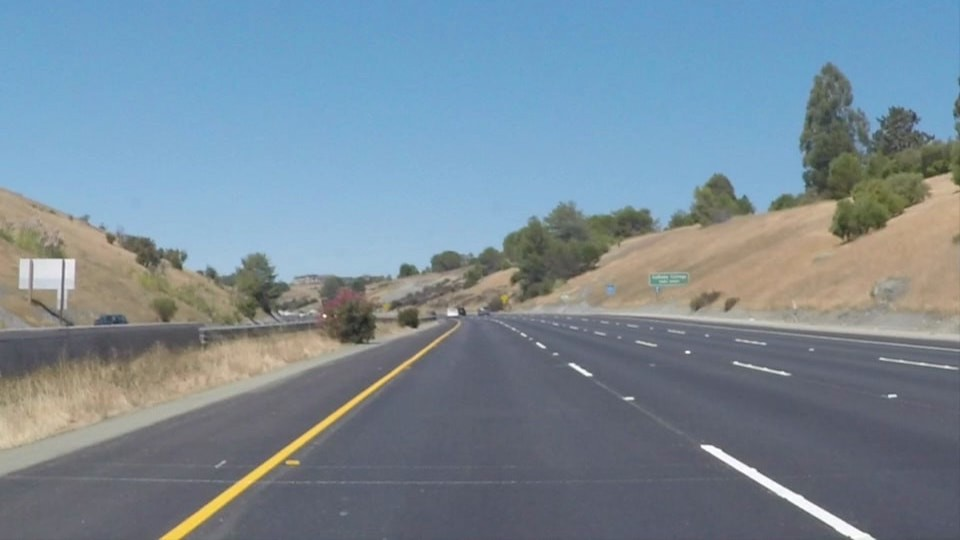
#> input picture lane3.jpg, 960 x 540 px
$ python hougelines.py
#> lines starting #> are read from the running program, lines starting #| are printed output that depends on the picture; after the words box and inside, x2 and y2 are one past the last pixel; in counts of white or black regions, pixels touching at a corner belong together
import matplotlib.pyplot as plt
import matplotlib.image as mpimg
import numpy as np
import cv2
import math
def region_of_interest(img, vertices):
    mask = np.zeros_like(img)
    match_mask_color = 255 # <-- This line altered for grayscale.

    cv2.fillPoly(mask, vertices, match_mask_color)
    masked_image = cv2.bitwise_and(img, mask)
    return masked_image

region_of_interest_vertices = [
    (0, 540),
    (960/2, 540/2),
    (960, 540)
]
image = mpimg.imread('lane3.jpg')
#> image is the input picture: shape (540, 960, 3); mean R, G, B 120.8, 138.6, 151.6
gray_image = cv2.cvtColor(image, cv2.COLOR_RGB2GRAY)
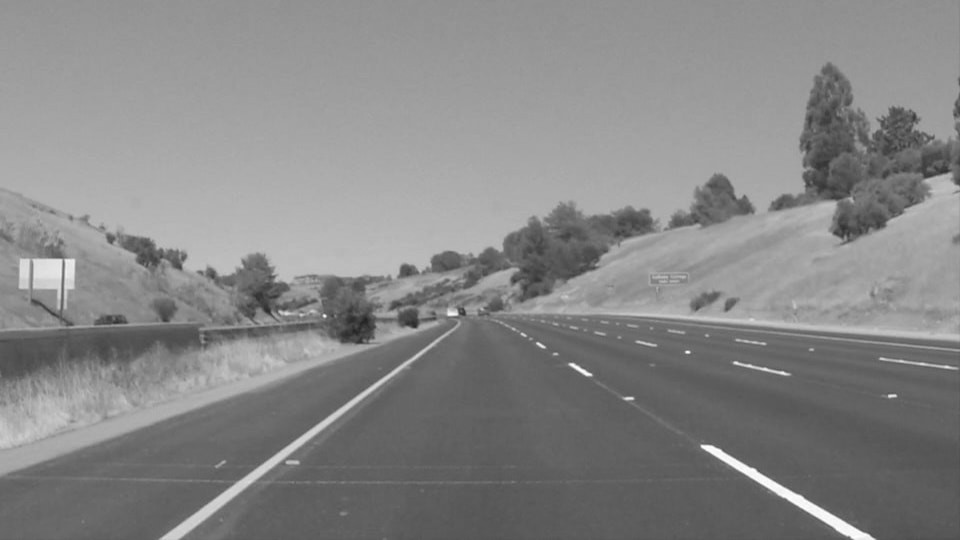
#> gray_image: shape (540, 960); min 33, max 255, mean 134.7
cannyed_image = cv2.Canny(gray_image, 200, 300)
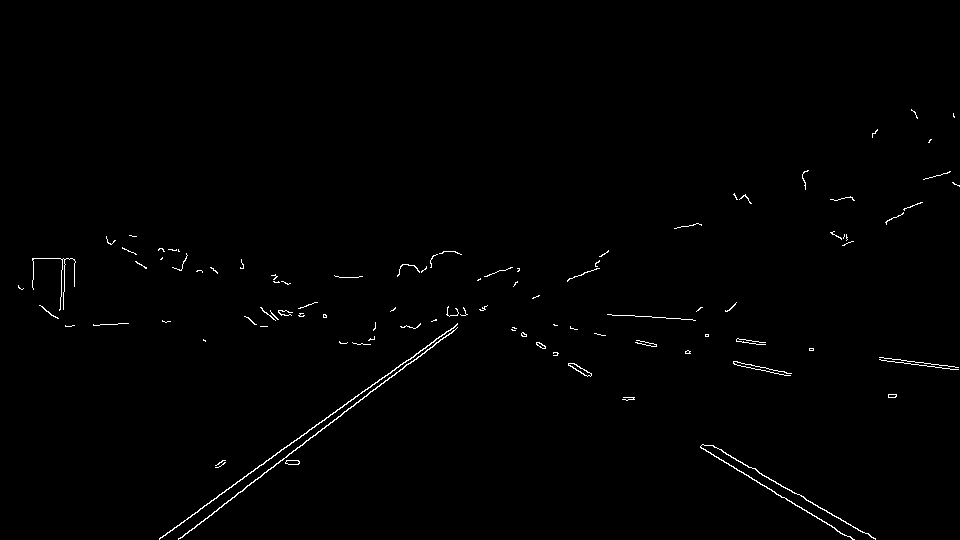
#> cannyed_image: shape (540, 960); 0.72% white in thin lines or dots, all inside (x1, y1, x2, y2) = (18, 109, 960, 540)
cropped_image = region_of_interest(
    cannyed_image,
    np.array(
        [region_of_interest_vertices],
        np.int32
    ),
)
#> in region_of_interest, `cv2.fillPoly(mask, vertices, match_mask_color)`:
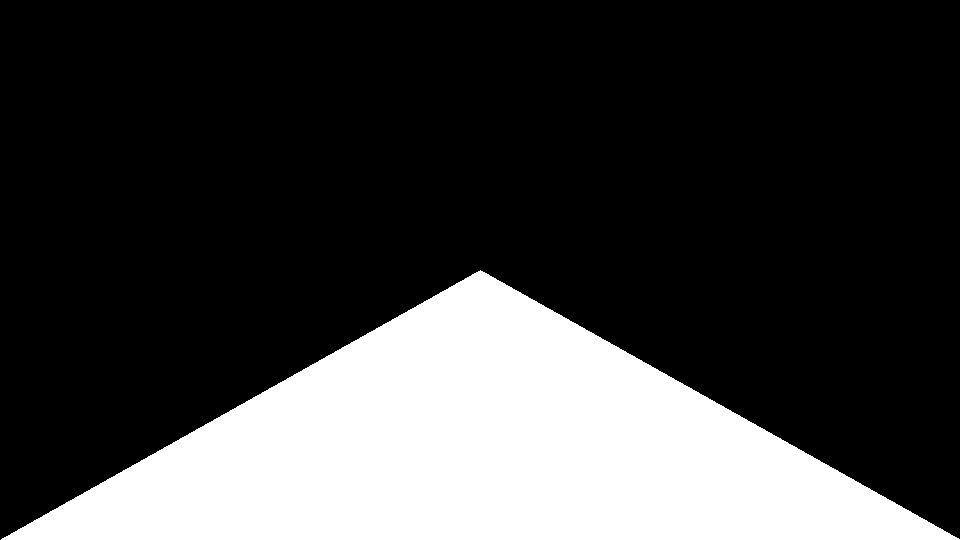
#> mask: shape (540, 960); 25% white; 1 white region, box (x1, y1, x2, y2) and area: (1, 270, 960, 540) 129810
#> in region_of_interest, `masked_image = cv2.bitwise_and(img, mask)`:
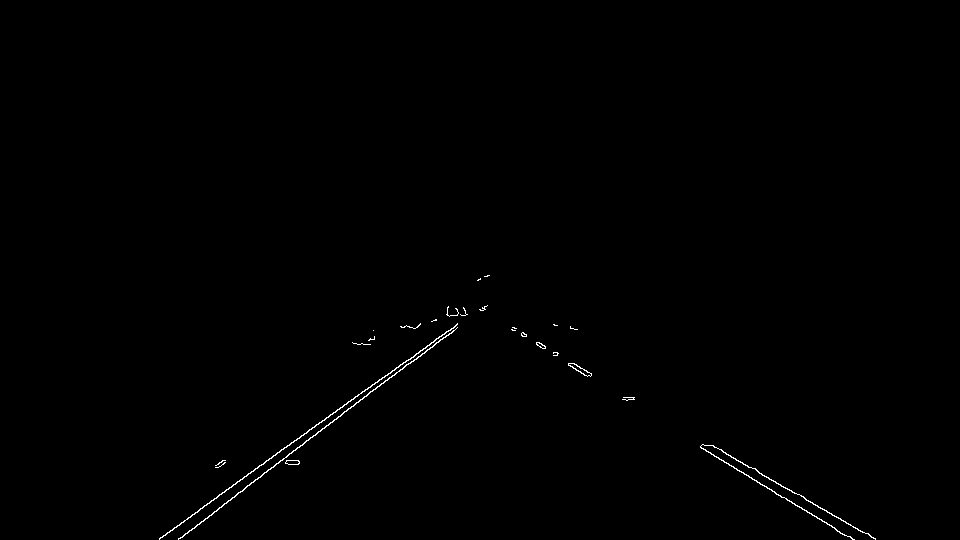
#> masked_image: shape (540, 960); 0.37% white in thin lines or dots, all inside (x1, y1, x2, y2) = (159, 275, 876, 540)
lines = cv2.HoughLinesP(
    cropped_image,
    rho=6,
    theta=np.pi / 60,
    threshold=160,
    lines=np.array([]),
    minLineLength=40,
    maxLineGap=25
)
#> lines = 13 rows, first 6: [159, 539, 400, 364], [710, 445, 862, 532], [230, 500, 289, 453], [338, 416, 451, 333], [523, 332, 589, 375], [328, 425, 377, 386]
print(lines)
#| [[[159 539 400 364]]
#|  [[710 445 862 532]]
#|  [[230 500 289 453]]
#|  [[338 416 451 333]]
#|  [[523 332 589 375]]
#|  [[328 425 377 386]]
#|  [[515 330 587 376]]
#|  [[257 479 306 440]]
#|  [[194 528 264 472]]
#|  [[513 327 580 371]]
#|  [[718 457 776 494]]
#|  [[712 445 875 539]]
#> (further printed lines are left out)

$ run again, with lane1.png saved as lane3.jpg
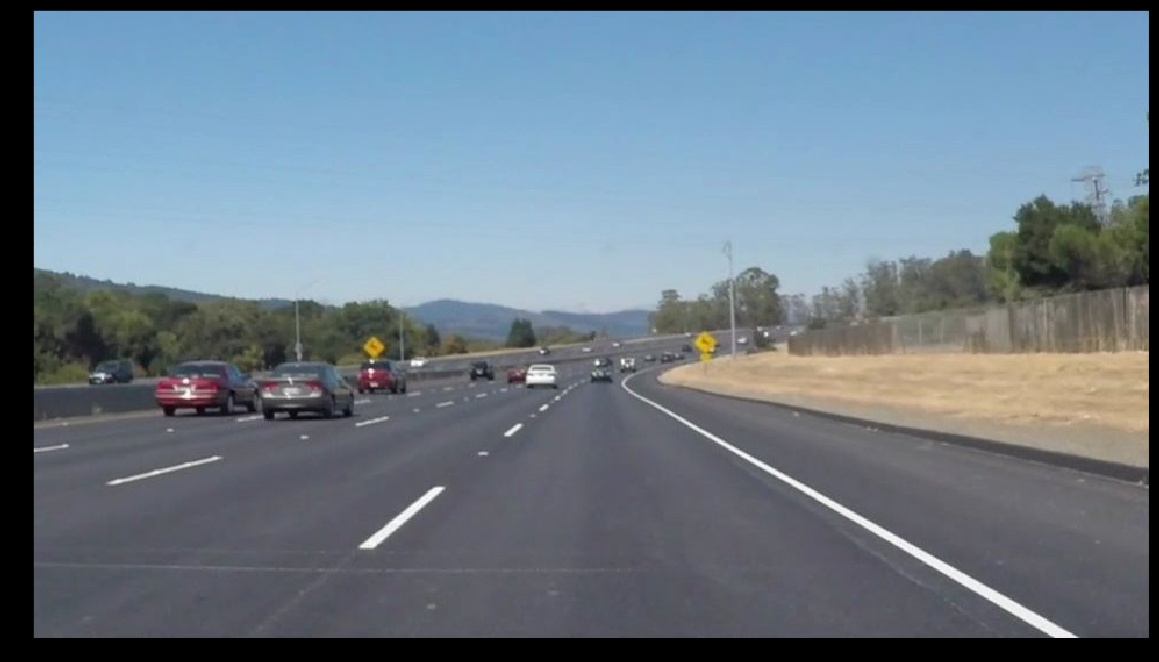
#> input picture lane1.png, 1159 x 662 px
#> image is the input picture: shape (662, 1159, 3); mean R, G, B 108.1, 122.6, 135
#> `cannyed_image = cv2.Canny(gray_image, 200, 300)`:
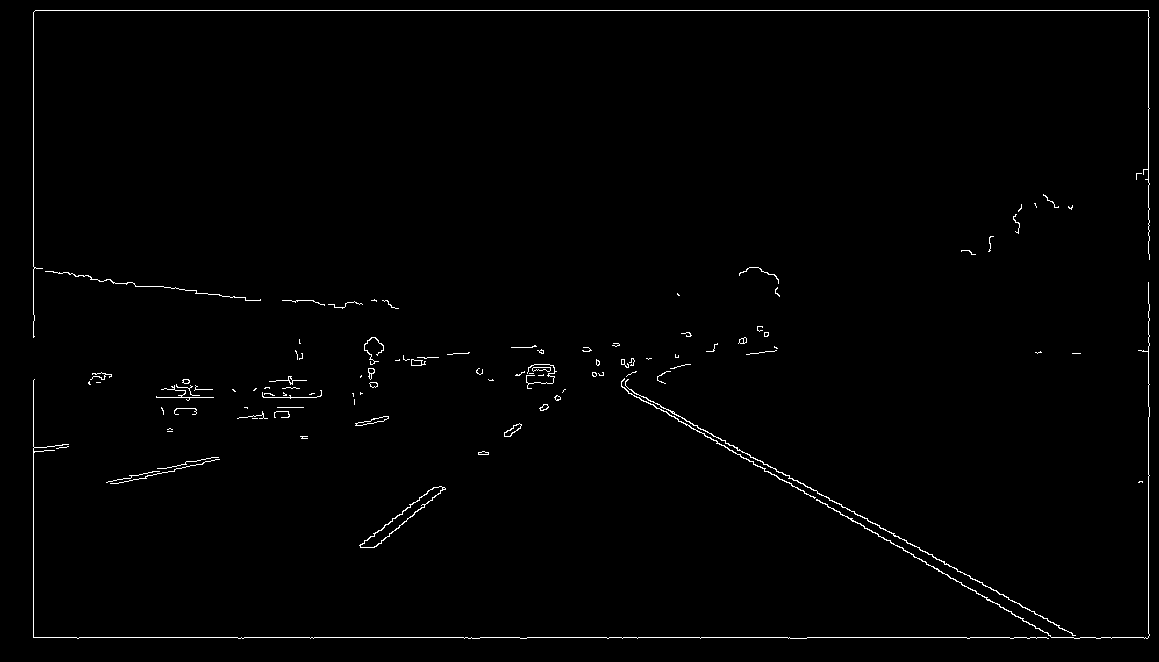
#> cannyed_image: shape (662, 1159); 1% white in thin lines or dots
#> mask: shape (662, 1159); 17% white; 1 white region, box (x1, y1, x2, y2) and area: (0, 270, 961, 541) 130561
#> in region_of_interest, `masked_image = cv2.bitwise_and(img, mask)`:
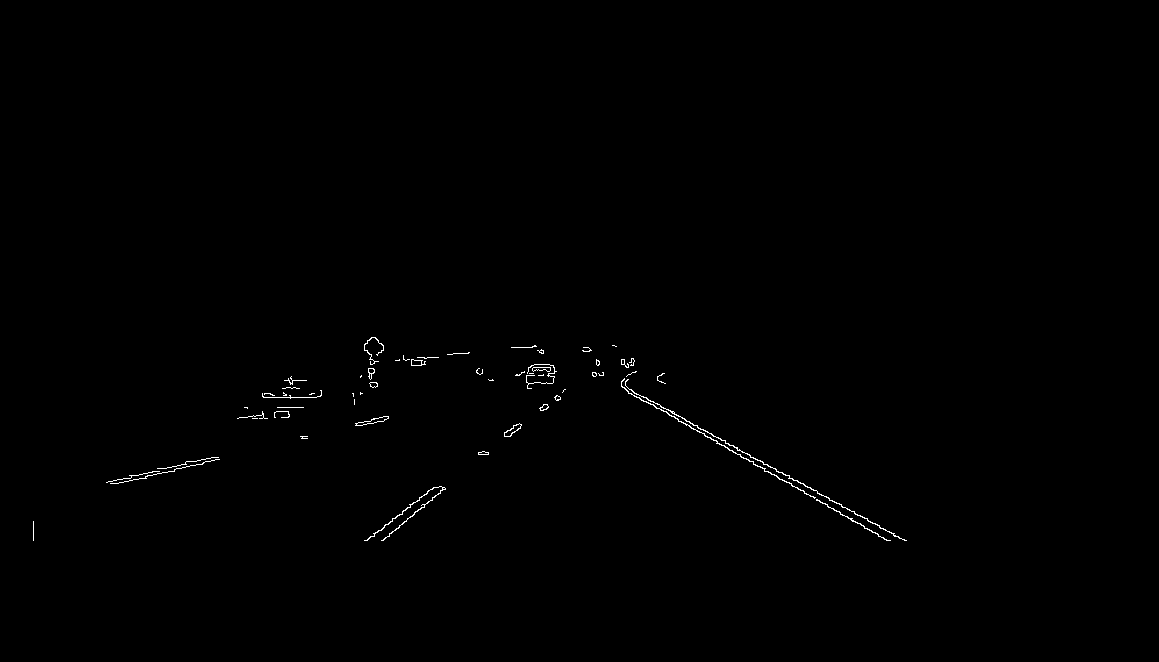
#> masked_image: shape (662, 1159); 0.33% white in thin lines or dots, all inside (x1, y1, x2, y2) = (33, 337, 907, 541)
#> lines = 14 rows, first 6: [598, 373, 888, 540], [788, 475, 894, 536], [146, 478, 219, 459], [775, 468, 855, 514], [137, 479, 207, 461], [657, 403, 788, 478]
#| [[[598 373 888 540]]
#|  [[788 475 894 536]]
#|  [[146 478 219 459]]
#|  [[775 468 855 514]]
#|  [[137 479 207 461]]
#|  [[657 403 788 478]]
#> (further printed lines are left out)
